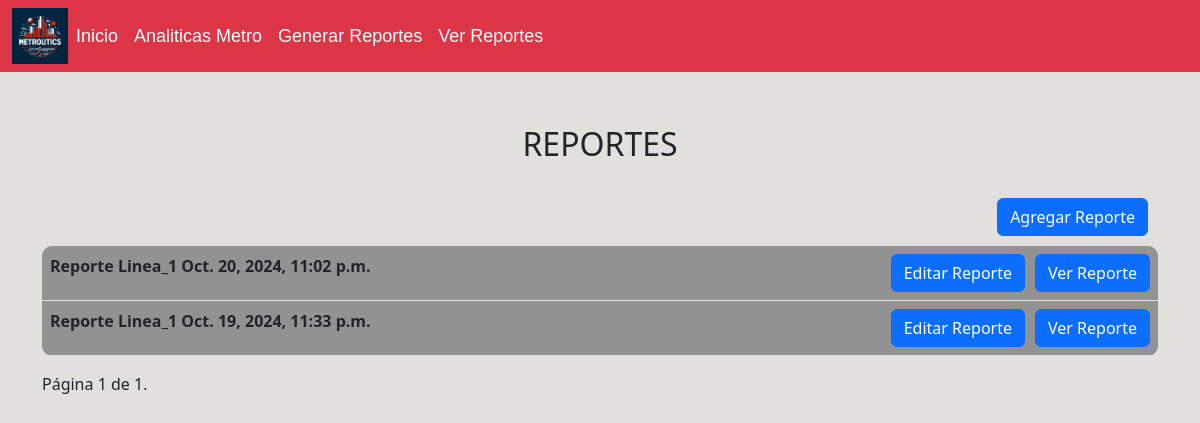
/ver_reportes, run on an earlier commit of the app's database.
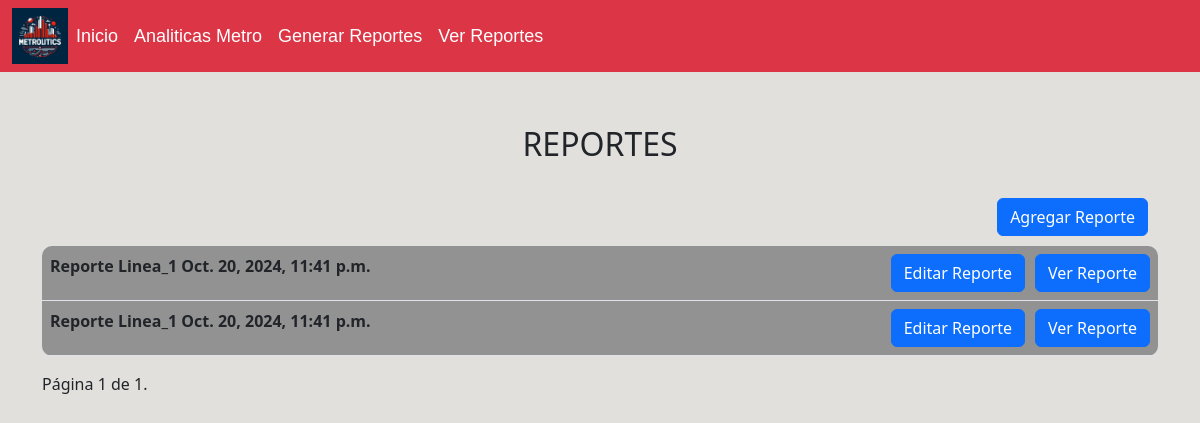
And on a later commit of the database.
### Metro/models.py (models this page shows, shortened)
class Reporte(models.Model):
    id_reporte = models.AutoField(primary_key=True)
    f_id_metro = models.ForeignKey(Mantenedor_metro,on_delete=models.CASCADE,db_column='id_metro')
    f_id_bus = models.ForeignKey(Mantenedor_bus,on_delete=models.CASCADE,db_column='id_bus',null=True)
    fecha = models.DateTimeField()

class Mantenedor_metro(models.Model):
    id_metro = models.AutoField(primary_key=True)
    linea_metro = models.CharField(max_length=50)
    fecha = models.DateTimeField()
    aglomeracion = models.IntegerField()

### Metro/views.py (the view)
# urls.py: path('ver_reportes',views.ver_reportes, name='ver_reportes'),
def ver_reportes(request):
    reportes_list = Reporte.objects.all()
    paginator = Paginator(reportes_list, 5)  # Mostramos 10 reportes por página
    page_number = request.GET.get('page')
    reportes = paginator.get_page(page_number)
    context = {'reportes': reportes}
    return render(request, 'Metro/ver_reportes.html', context)

### Metro/templates/Metro/ver_reportes.html (shortened to what this page needs)
{% extends "Metro/base.html" %}
{% block content %}
<span class="Titulo-Form">REPORTES</span>
<div class="container">
    <a href="{% url 'reportes' %}"><button type="button" class="btn btn-primary" style="float:right; margin:10px;" >Agregar Reporte</button></button></a>
    <table class="table table-hover">
        <tbody>
          {% for reporte in reportes %}
          <tr>
            <th scope="row">Reporte {{reporte.f_id_metro.linea_metro}} {{reporte.f_id_metro.fecha}} </th>
            <td>
              <a href="{% url 'mostrar_reporte' reporte.id_reporte %}">
                <button type="button" class="btn btn-primary" style="float:right;">Ver Reporte</button>
              </a>
              <a href="{% url 'editar_reportes' reporte.id_reporte %}">
                <button type="button" class="btn btn-primary" style="float:right; margin-right: 10px;">Editar Reporte</button>
              </a>
            </td>
          </tr>
          {% empty %}
          <tr>
            <td colspan="2">No hay reportes disponibles.</td>
          </tr>
          {% endfor %}
        </tbody>
    </table>
    <div class="pagination">
        <span class="step-links">
            <span class="current">
                Página {{ reportes.number }} de {{ reportes.paginator.num_pages }}.
            </span>
        </span>
    </div>
</div>
{% endblock %}

What changed in the data, as far as the page shows it:
removed Reporte: f_id_metro.linea_metro "Linea_1", f_id_metro.fecha "Oct. 20, 2024, 11:02 p.m."
removed Reporte: f_id_metro.linea_metro "Linea_1", f_id_metro.fecha "Oct. 19, 2024, 11:33 p.m."
added Reporte: f_id_metro.linea_metro "Linea_1", f_id_metro.fecha "Oct. 20, 2024, 11:41 p.m."
added Reporte: f_id_metro.linea_metro "Linea_1", f_id_metro.fecha "Oct. 20, 2024, 11:41 p.m."
